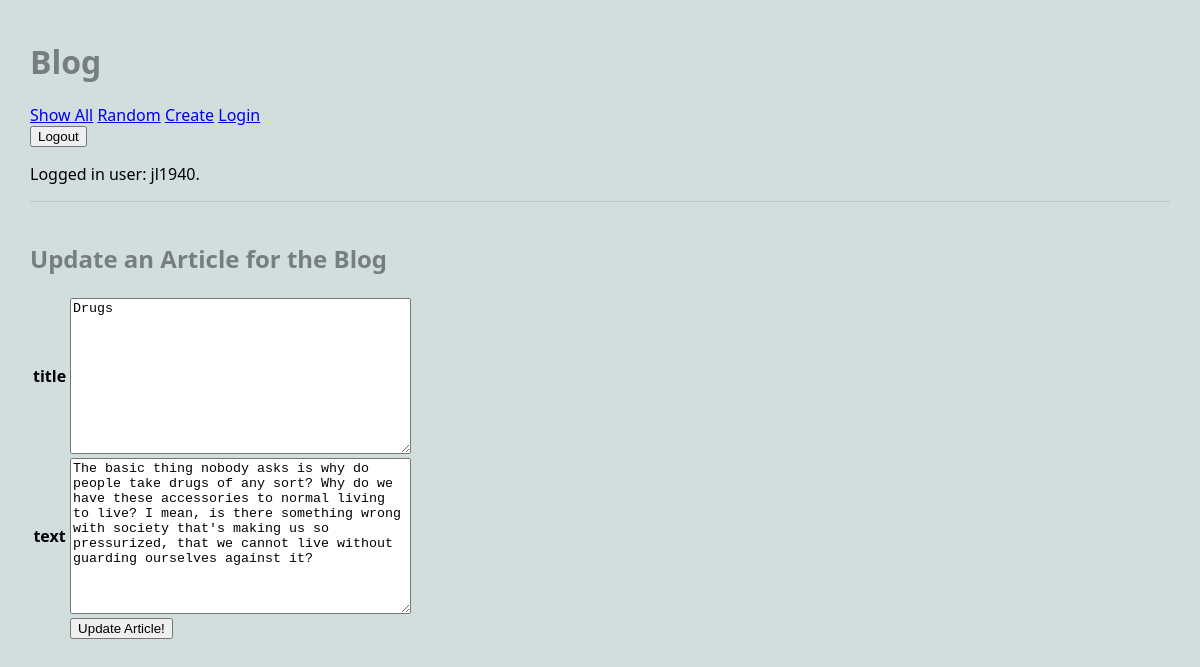
The page /blog/article/3/update (signed in) on the database its author committed.
### blog/models.py (models this page shows, shortened)
class Article(models.Model):
    title = models.TextField(blank=False)
    author = models.TextField(blank=False)
    text = models.TextField(blank=False)
    published = models.DateTimeField(auto_now=True)
    image_url = models.URLField(blank=True) ## new
    user = models.ForeignKey(User, on_delete=models.CASCADE) ## NEW

### blog/views.py (the view, shortened to what this page needs)
# urls.py: path('article/<int:pk>/update', UpdateArticleView.as_view(), name="update_article"),
class UpdateArticleView(UpdateView):
    model = Article
    form_class = UpdateArticleForm
    template_name = "blog/update_article_form.html"

### blog/forms.py
class UpdateArticleForm(forms.ModelForm):
  class Meta:
    model = Article
    fields = ['title', 'text', ]  # which fields from model should we use

### blog/templates/blog/update_article_form.html (shortened to what this page needs)
{% extends 'blog/base.html' %}
{% block content %}
<h2>Update an Article for the Blog</h2>
<form method = 'POST' enctype="multipart/form-data">
    <table>
    {% for field in form %}
    <tr>
        <th>{{field.name}}</th>
        <td>{{field}}</td>
    </tr>
    {% endfor %}
    <tr>
        <td></td>
        <td>
            <input type='submit' name = 'update_article' value= 'Update Article!'>
        </td>
    </tr>
    </table>
</form>
{% endblock %}

### blog/templates/blog/base.html (shortened to what this page needs)
{% load static %}
<html>
    <head>
        <link rel="stylesheet" href="{% static 'styles-blog.css' %}">
    </head>
    <body>
        <header>
            <h1>Blog</h1>
            <nav>
                <ul>
                    <li><a href="{% url 'show_all' %}">Show All</a></li>
                    <li><a href="{% url 'random' %}">Random</a></li>
                    <li><a href="{% url 'create_article' %}">Create</a></li>
                    <li><a href="{% url 'login' %}">Login</a></li>
                    <li>
                        {% if request.user.is_authenticated %}
                        <li>
                            <form method="post" action="{% url 'logout' %}" >
                            <input type="submit" value="Logout">
                            </form>
                        </li>
                        Logged in user: {{ request.user }}.
                        {% else %}
                        Not logged in.
                        {% endif %}
                    </li>
                </ul>
            </nav>
        </header>
    {% block content %}
    {% endblock %}
    </body>
</html>

### static/styles-blog.css (style rules this page uses)
body { margin: 30px; background: #d1dedd; font-family:'Segoe UI', Tahoma, Geneva, Verdana, sans-serif; }
ul, li { padding: 0px; list-style-type: none; }
h1, h2, h3 { color: #767f7e; }
header { max-width: 1200px; margin: 40px auto; border-bottom: 1px solid #bbc7c7; }
nav li { display: inline; }

### rows shown on the page
Article: form "Drugs" "The basic thing nobody asks is why do people take drugs of any sort? Why do we have these accessories to normal living to live? I mean, is there something wrong with society that's making us so pressurized, that we cannot live without guarding ourselves against it?"

### other values the page prints
{{ request.user }} "jl1940"
{{ field.name }} "title" "text"
